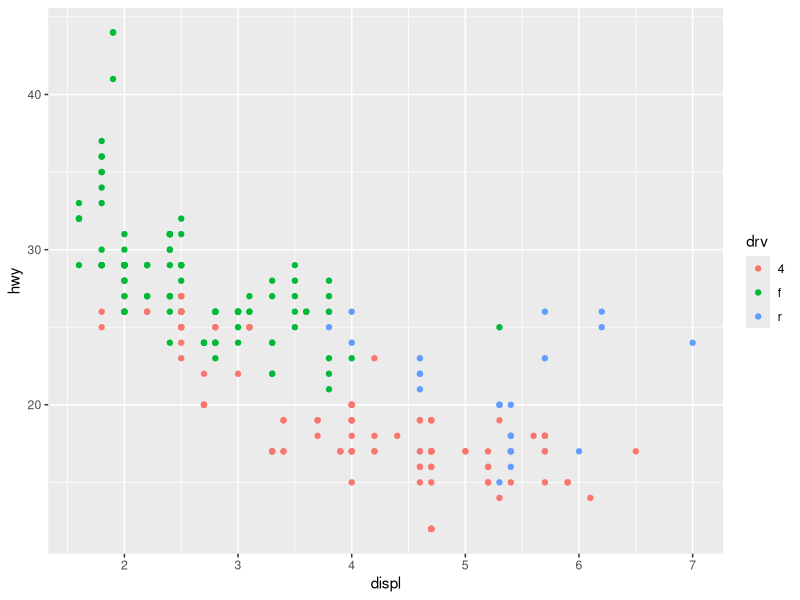
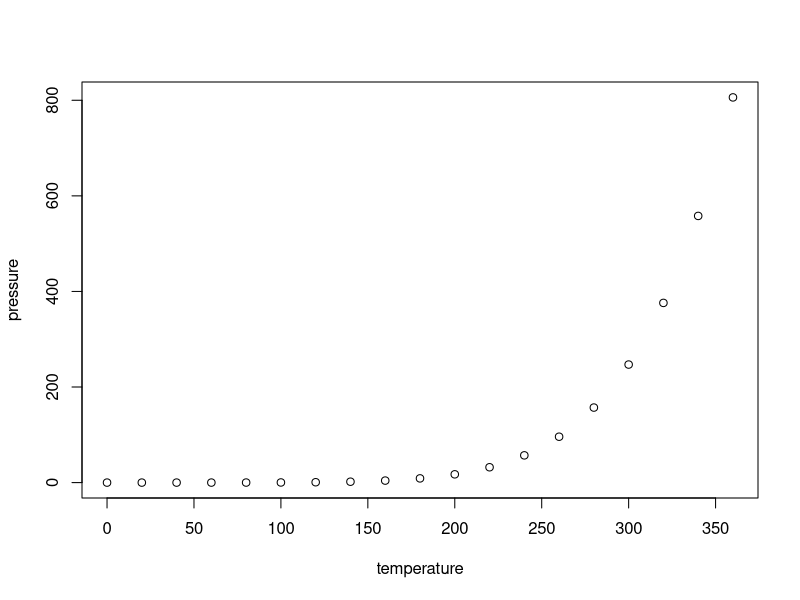

Source code (R) for these figures, in order:
## ---- chunk 1
library(tidyverse)

ggplot(mpg, aes(x = displ, y = hwy, color = drv)) +
  geom_point()
## ---- chunk 2
summary(cars)
## ---- chunk 3
plot(pressure)
